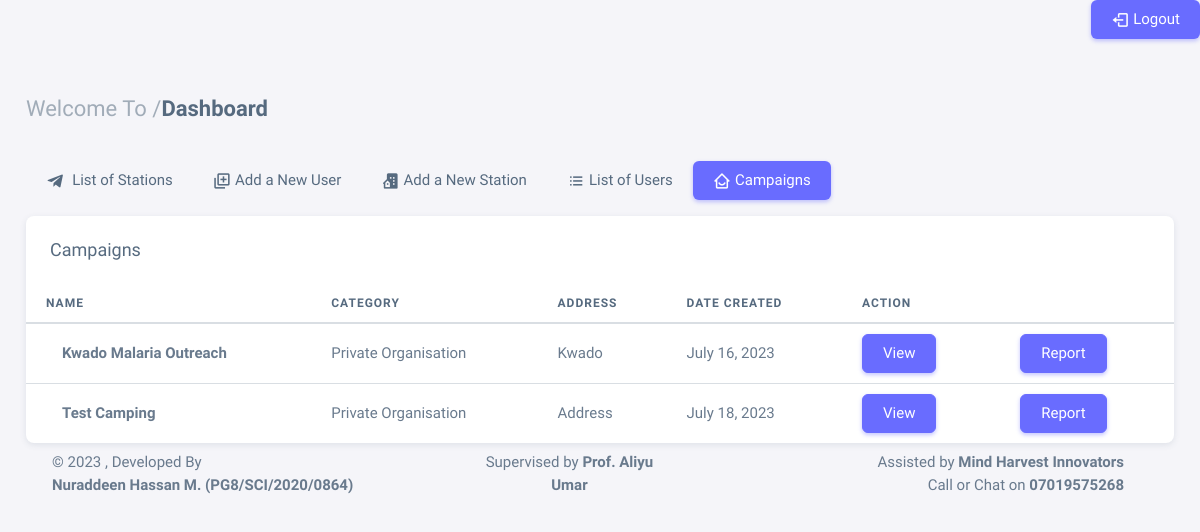
The page /camp-list on the database its author committed.
### app/models.py (models this page shows, shortened)
class Campaign(models.Model):
    user = models.ForeignKey(User, on_delete=models.CASCADE)
    type = (
        ('Mass Screening', 'Mass Screening'),
        ('Community Camp', 'Community Camp'),
    )
    campaign_type = models.CharField(max_length=50, choices=type)
    select = (
        ('Governmental', 'Governmental'),
        ('Non-Governmental Organisation', 'Non-Governmental Organisation'),
        ('Private Organisation', 'Private Organisation'),
        ('Community Initiative', 'Community Initiative'),
    )
    name = models.CharField(max_length=50)
    station = models.ForeignKey(Station, on_delete=models.CASCADE)
    category = models.CharField(max_length=50, choices=select)
    gis_location = models.CharField(max_length=50)
    address = models.TextField(max_length=200)
    supervisor = models.TextField(max_length=200)
    phone = models.IntegerField()
    email = models.EmailField(max_length=200)
    date_created = models.DateField(auto_now_add=True)

### app/views.py (the view)
# urls.py: path('camp-list', views.CampList, name='camp-list'),
def CampList(request):
    campaigns = Campaign.objects.all()
    context = {
        'campaigns': campaigns,
    }
    return render(request, 'campaigns.html', context)

### app/templates/campaigns.html (shortened to what this page needs)
{% extends 'base.html' %}
{% block content %}
<div class="content-wrapper">
  <div class="container-xxl flex-grow-1 container-p-y">
    <h4 class="fw-semibold py-3 mb-4"><span class="text-muted fw-light">Welcome To /</span>Dashboard</h4>
  <div class="row">
    <div class="col-md-12">
        <ul class="nav nav-pills flex-column flex-md-row mb-3">
            <li class="nav-item">
                <a class="nav-link" href="{% url 'admin-dash' %}"><i class="bx bxl-telegram me-1"></i>
                    List of Stations</a>
            </li>
            <li class="nav-item">
                <a class="nav-link" href="{% url 'add-user' %}"><i class='bx bx-add-to-queue'></i> Add a New User</a>
            </li>
            <li class="nav-item">
                <a class="nav-link" href="{% url 'addStation' %}"><i class="bx bxs-building-house"></i> Add a New Station
                </a>
            </li>
            <li class="nav-item">
                <a class="nav-link" href="{% url 'user-list' %}"><i class="bx bx-list-ul"></i>
                    List of Users</a>
            </li>
            <li class="nav-item">
              <a class="nav-link active" href="javascript:void(0);"><i class="bx bx-home-smile"></i> Campaigns
              </a>
          </li>
        </ul>
    <div class="card">
      <h5 class="card-header">Campaigns</h5>
      <div class="table-responsive text-nowrap">
        <table class="table">
          <thead>
            <tr>
              <th>Name</th>
              <th>Category</th>
              <th>Address</th>
              <th>Date Created</th>
              <th>Action</th>
            </tr>
          </thead>
          <tbody class="table-border-bottom-0">
            {% for s in campaigns %}
            <tr>
              <td> <strong>{{s.name}}</strong></td>
              <td>{{s.category}}</td>
              <td>{{s.address}}</td>
              <td>{{s.date_created}}</td>
              <td>
                <a href="#" class="btn btn-primary me-2">View</a>
              </td>
              <td>
                <a href="#" class="btn btn-primary me-2">Report</a>
              </td>
            {% endfor %}
          </tbody>
        </table>
      </div>
    </div>
  </div>
</div>
{% endblock content %}

### rows shown on the page
Campaign: name "Kwado Malaria Outreach", category "Private Organisation", address "Kwado", date_created "July 16, 2023"
Campaign: name "Test Camping", category "Private Organisation", address "Address", date_created "July 18, 2023"
